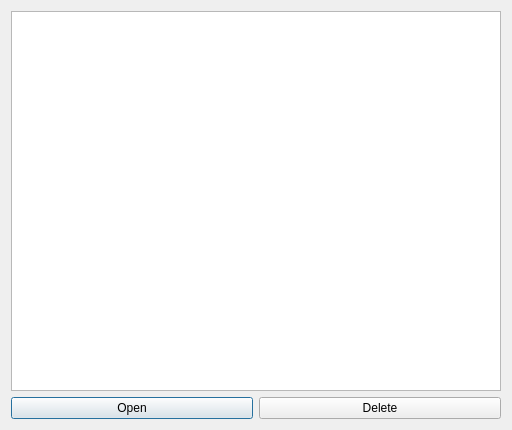
<?xml version="1.0" encoding="UTF-8"?>
<ui version="4.0">
 <class>Configurations</class>
 <widget class="QDialog" name="Configurations">
  <property name="geometry">
   <rect>
    <x>0</x>
    <y>0</y>
    <width>512</width>
    <height>430</height>
   </rect>
  </property>
  <property name="windowTitle">
   <string>Configurations</string>
  </property>
  <layout class="QVBoxLayout" name="verticalLayout">
   <item>
    <widget class="QListWidget" name="configurationsList"/>
   </item>
   <item>
    <layout class="QHBoxLayout" name="horizontalLayout">
     <item>
      <widget class="QPushButton" name="openButton">
       <property name="text">
        <string>Open</string>
       </property>
      </widget>
     </item>
     <item>
      <widget class="QPushButton" name="deleteButton">
       <property name="text">
        <string>Delete</string>
       </property>
      </widget>
     </item>
    </layout>
   </item>
  </layout>
 </widget>
 <resources/>
 <connections/>
</ui>
